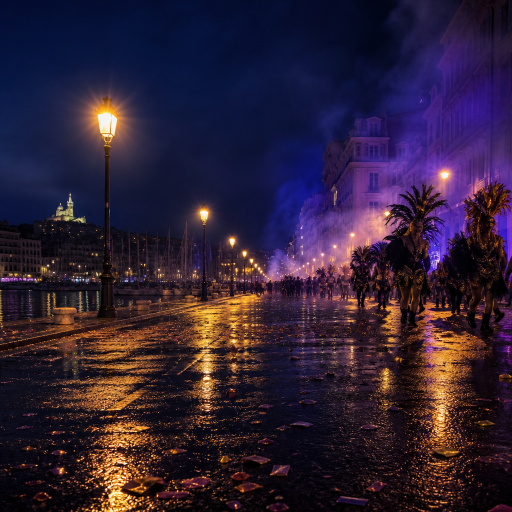
#> input picture assets/cover-plates/bg-mardi-gras.png, 1024 x 1024 px, found by its file name (shown at 1/2 size)
$ python make-label-covers.py
#> lines starting #> are read from the running program, lines starting #| are printed output that depends on the picture
#!/usr/bin/env python3
"""Compose urban label sleeves with the real Chosenfew logo."""

from __future__ import annotations

import math
import random
from pathlib import Path

from PIL import Image, ImageDraw, ImageEnhance, ImageFilter, ImageFont, ImageOps

ROOT = Path(__file__).resolve().parents[1]
OUT = ROOT / "public" / "covers"
LOGO = ROOT / "public" / "chosenfew_logo_white.png"
BG_DIR = Path(
    "/Users/mauriceholda/.cursor/projects/Volumes-MPC-CODE-coding-chosenfewrecords/assets"
)

SIZE = 1200
ACCENT = (255, 106, 0)
CREAM = (245, 240, 230)
MUTED = (180, 175, 165)

FONT_BLACK = "/System/Library/Fonts/Supplemental/Arial Black.ttf"
FONT_BOLD = "/System/Library/Fonts/Supplemental/Arial Bold.ttf"
FONT_REG = "/System/Library/Fonts/Supplemental/Arial.ttf"


# [5 lines left out: function load_font, not called in this run]


def logo_rgba(max_w: int) -> Image.Image:
    """White mark on transparent — strip the black plate."""
    im = Image.open(LOGO).convert("RGBA")
    # downsample first for speed
    im.thumbnail((max_w * 2, max_w * 2), Image.Resampling.LANCZOS)
    bands = im.split()
    # luminance from RGB as alpha gate
    gray = ImageOps.grayscale(im)
    # threshold soft: blacks → 0, whites → opaque
    alpha = gray.point(lambda p: 0 if p < 28 else min(255, int((p - 28) * 1.15)))
    white = Image.new("RGB", im.size, (255, 255, 255))
    out = Image.merge("RGBA", (*white.split(), alpha))
    out.thumbnail((max_w, max_w), Image.Resampling.LANCZOS)
    return out


def fit_cover(path: Path) -> Image.Image:
    im = Image.open(path).convert("RGB")
#> im is the input picture: PIL image 1024x1024 RGB; mean R, G, B 47.1, 32.2, 53.5
    return ImageOps.fit(im, (SIZE, SIZE), method=Image.Resampling.LANCZOS)


def grade(im: Image.Image, tint: tuple[int, int, int], strength: float = 0.22) -> Image.Image:
#> called with tint = (48, 20, 90), strength = 0.2
    base = im.convert("RGBA")
    overlay = Image.new("RGBA", base.size, (*tint, int(255 * strength)))
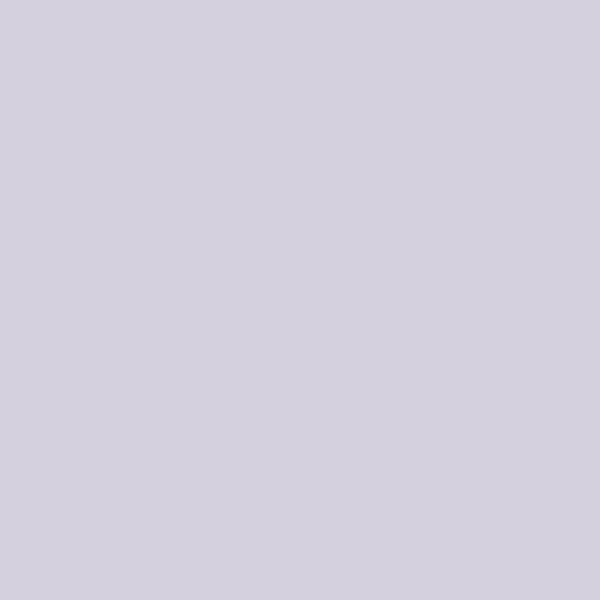
#> overlay: PIL image 1200x1200 RGBA (shown at 1/2 size); mean R, G, B, A 48, 20, 90, 51; transparent parts drawn white
    out = Image.alpha_composite(base, overlay)
    out = ImageEnhance.Contrast(out.convert("RGB")).enhance(1.12)
#> out: PIL image 1200x1200 RGB
    out = ImageEnhance.Color(out).enhance(1.08)
    return out.convert("RGBA")
#> returned value: PIL image 1200x1200 RGBA


def vignette(im: Image.Image, strength: float = 0.55) -> Image.Image:
#> called with strength = 0.5
    w, h = im.size
#> w = 1200; h = 1200
    # white center → black edges, then used as alpha for black overlay
    mask = Image.new("L", (w, h), 0)
#> mask: PIL image 1200x1200 L; every value is 0
    draw = ImageDraw.Draw(mask)
    draw.ellipse(
        [-w * 0.15, -h * 0.15, w * 1.15, h * 1.15],
        fill=int(255 * (1 - strength)),
    )
    # invert feel: darken edges by blurring a filled frame
    edge = Image.new("L", (w, h), int(255 * strength))
#> edge: PIL image 1200x1200 L; every value is 127
    hole = Image.new("L", (w, h), 0)
    hd = ImageDraw.Draw(hole)
    margin = int(min(w, h) * 0.18)
#> margin = 216
    hd.ellipse([margin, margin, w - margin, h - margin], fill=255)
    hole = hole.filter(ImageFilter.GaussianBlur(radius=SIZE // 6))
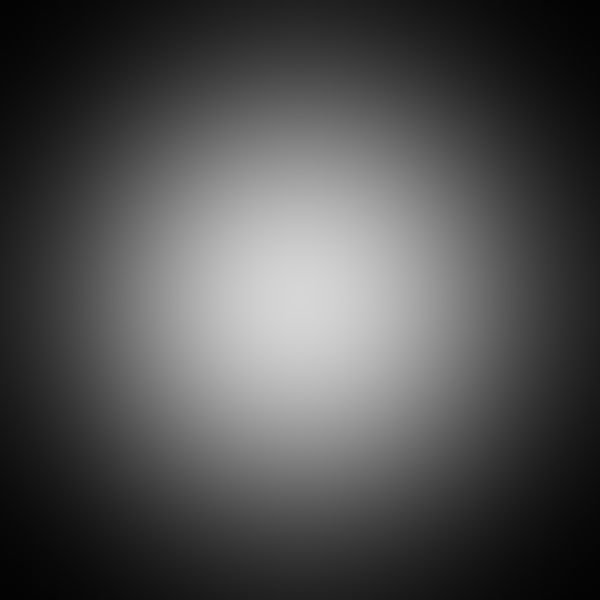
#> hole: PIL image 1200x1200 L (shown at 1/2 size); min 2, max 214, mean 78.9
    # edge alpha = strength where hole is dark
    edge_alpha = Image.composite(
        Image.new("L", (w, h), 0),
        edge,
        hole,
    )
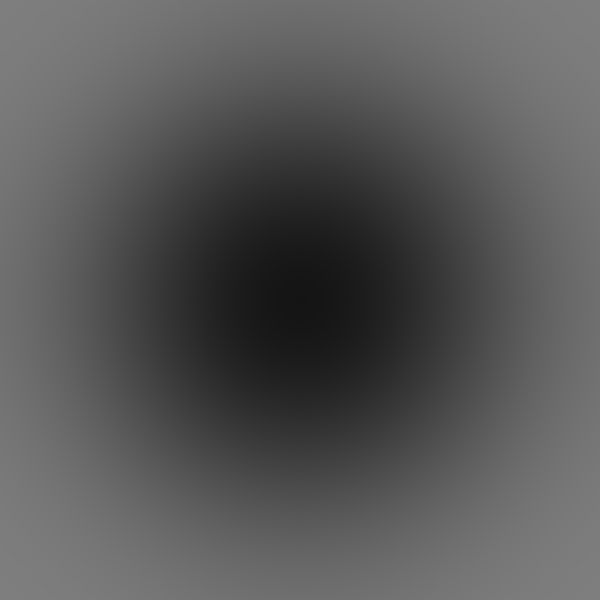
#> edge_alpha: PIL image 1200x1200 L (shown at 1/2 size); min 20, max 126, mean 87.8
    dark = Image.new("RGBA", (w, h), (0, 0, 0, 0))
#> dark: PIL image 1200x1200 RGBA; every value is 0
    dark.putalpha(edge_alpha)
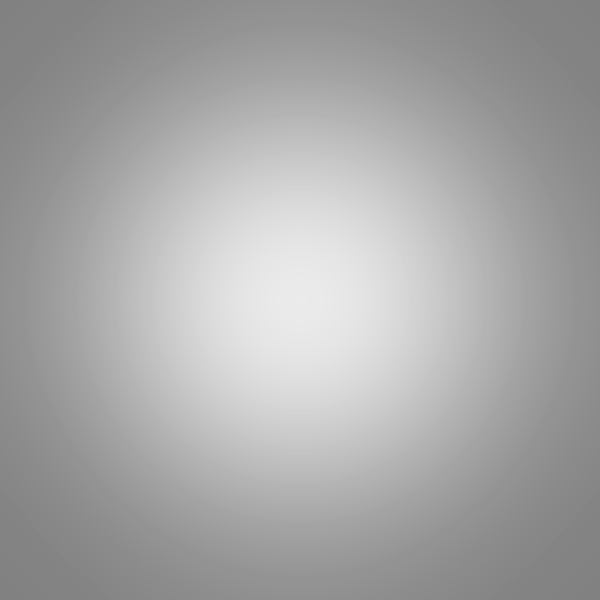
#> dark: PIL image 1200x1200 RGBA (shown at 1/2 size); mean R, G, B, A 0, 0, 0, 87.8; transparent parts drawn white
    return Image.alpha_composite(im.convert("RGBA"), dark)


def grain(im: Image.Image, amount: float = 0.08) -> Image.Image:
#> called with amount = 0.07
    rng = random.Random(42)
    noise = Image.new("L", im.size)
    npx = noise.load()
    w, h = im.size
#> w = 1200; h = 1200
    for y in range(0, h, 2):
        for x in range(0, w, 2):
            v = rng.randint(0, 255)
            npx[x, y] = v
            if x + 1 < w:
                npx[x + 1, y] = v
            if y + 1 < h:
                npx[x, y + 1] = v
                if x + 1 < w:
                    npx[x + 1, y + 1] = v
    noise = noise.filter(ImageFilter.GaussianBlur(0.6))
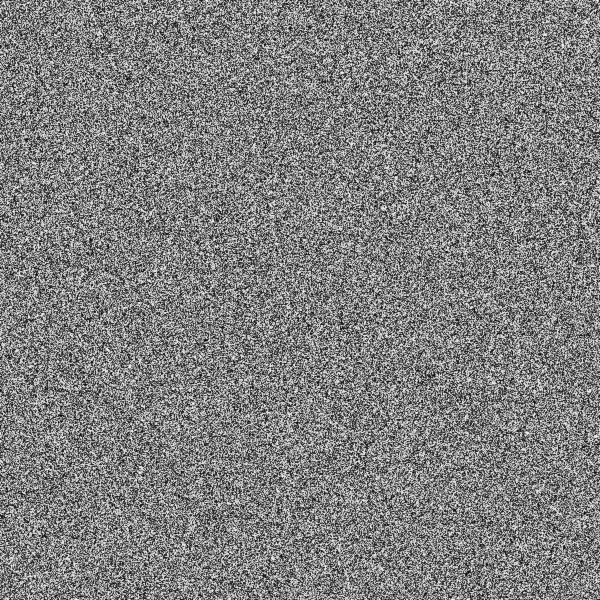
#> noise: PIL image 1200x1200 L (shown at 1/2 size); min 2, max 252, mean 127.4
    noise_rgba = Image.merge(
        "RGBA",
        (
            noise,
            noise,
            noise,
            Image.new("L", im.size, int(255 * amount)),
        ),
    )
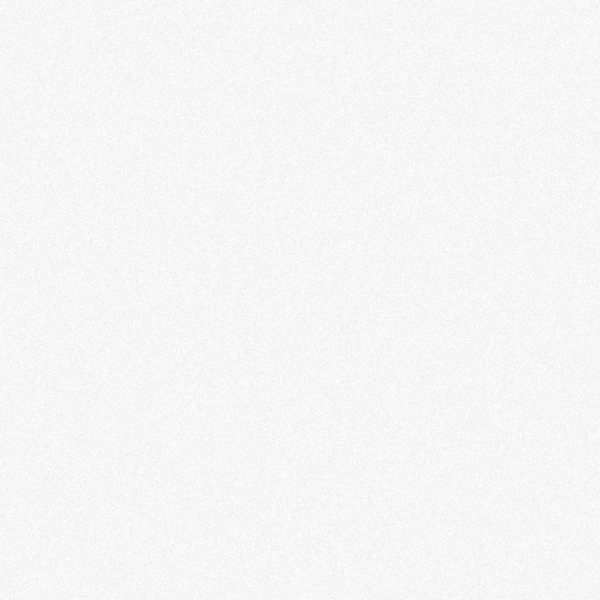
#> noise_rgba: PIL image 1200x1200 RGBA (shown at 1/2 size); mean R, G, B, A 127.4, 127.4, 127.4, 17; transparent parts drawn white
    return Image.alpha_composite(im.convert("RGBA"), noise_rgba)


# [37 lines left out: function text_block, not called in this run]


def compose(
    bg: Path,
    out_name: str,
    title: str,
    artist: str,
    year: str | None,
    meta: str,
    tint: tuple[int, int, int],
    logo_scale: float = 0.34,
) -> Path:
    base = fit_cover(bg)
    base = grade(base, tint, 0.2)
    base = vignette(base, 0.5)
    base = grain(base, 0.07)

    # bottom gradient for type legibility
    grad = Image.new("RGBA", (SIZE, SIZE), (0, 0, 0, 0))
    gdraw = ImageDraw.Draw(grad)
    for i in range(SIZE // 2):
        a = int(210 * (i / (SIZE // 2)) ** 1.35)
        y = SIZE - 1 - i
        gdraw.line([(0, y), (SIZE, y)], fill=(8, 7, 6, a))
    base = Image.alpha_composite(base, grad)
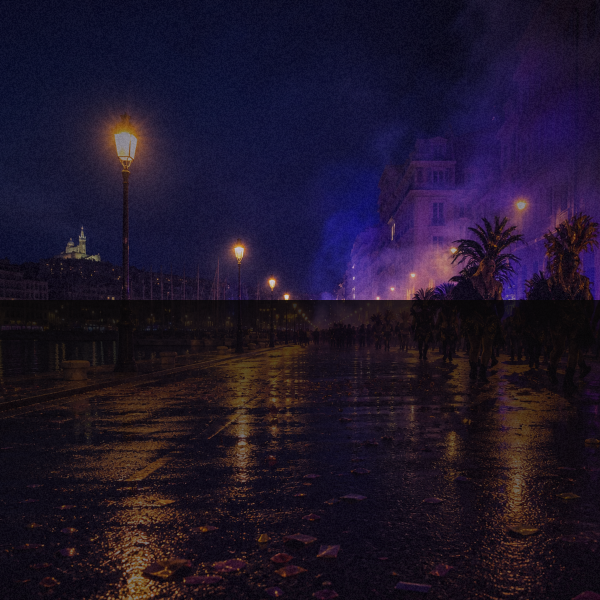
#> base: PIL image 1200x1200 RGBA (shown at 1/2 size); mean R, G, B, A 31, 21.3, 42.1, 255

    # thin frame
    frame = ImageDraw.Draw(base)
    frame.rectangle([18, 18, SIZE - 19, SIZE - 19], outline=(255, 255, 255, 38), width=2)
    frame.rectangle([26, 26, SIZE - 27, SIZE - 27], outline=(*ACCENT, 70), width=1)

    mark = logo_rgba(int(SIZE * logo_scale))
    # top-right stamp placement
    lx = SIZE - mark.width - 56
    ly = 52
    # soft glow plate behind logo
    plate = Image.new("RGBA", (mark.width + 40, mark.height + 40), (0, 0, 0, 0))
    pd = ImageDraw.Draw(plate)
    pd.rounded_rectangle(
        [0, 0, plate.width - 1, plate.height - 1],
        radius=8,
        fill=(0, 0, 0, 120),
        outline=(*ACCENT, 90),
        width=2,
    )
    base.paste(plate, (lx - 20, ly - 20), plate)
    base.paste(mark, (lx, ly), mark)

    # small top-left catalog mark
    tiny = load_font(FONT_BOLD, 18)
    td = ImageDraw.Draw(base)
    td.text((56, 56), "CFR", font=tiny, fill=ACCENT)

    text_block(td, title, artist, year, meta)

    out = OUT / out_name
    base.convert("RGB").save(out, "JPEG", quality=92, optimize=True)
    print(f"wrote {out.relative_to(ROOT)}")
    return out


COVERS = [
    {
        "bg": "bg-mardi-gras.png",
        "out": "mardi-gras.jpg",
        "title": "Mardi Gras",
        "artist": "Shortlord",
        "year": "2014",
        "meta": "CD Album",
        "tint": (48, 20, 90),
    },
    {
        "bg": "bg-city-night.png",
        "out": "move-2-da-beat.jpg",
        "title": "Move 2 da Beat",
        "artist": "Shortlord",
        "year": "2009",
        "meta": "Maxi",
        "tint": (30, 18, 10),
    },
    {
        "bg": "bg-roots-night.png",
        "out": "ways-of-mankind.jpg",
        "title": "Ways of Mankind",
        "artist": "Shortlord ft. Mounier",
        "year": "2008",
        "meta": "prod. Farhot",
        "tint": (10, 40, 28),
    },
    {
        "bg": "bg-city-night.png",
        "out": "wie-wir-leben.jpg",
        "title": "Wie wir Leben",
        "artist": "Capuz feat. Shortlord",
        "year": "2009",
        "meta": "Official Video",
        "tint": (20, 24, 48),
    },
    {
        "bg": "bg-concrete-gold.png",
        "out": "beep.jpg",
        "title": "Beep",
        "artist": "Seven 30",
        "year": "2005",
        "meta": "Da Real World",
        "tint": (40, 28, 12),
    },
    {
        "bg": "bg-concrete-gold.png",
        "out": "kauzzenmukke.jpg",
        "title": "Kauzzenmukke",
        "artist": "Capuz",
        "year": "2008",
        "meta": "Chosenfewrecords",
        "tint": (18, 36, 22),
    },
    {
        "bg": "bg-city-night.png",
        "out": "more-than-a-crew.jpg",
        "title": "More Than A Crew",
        "artist": "Men Of No Nation",
        "year": "2008",
        "meta": "Producer",
        "tint": (36, 16, 10),
    },
    {
        "bg": "bg-concrete-gold.png",
        "out": "wilder-westen.jpg",
        "title": "Wilder Westen",
        "artist": "Kader",
        "year": "2005",
        "meta": "Jentown Crhyme",
        "tint": (50, 32, 14),
    },
    {
        "bg": "bg-city-night.png",
        "out": "nettoblaster.jpg",
        "title": "Nettoblaster",
        "artist": "Capuz",
        "year": "2013",
        "meta": "Appearance",
        "tint": (12, 28, 40),
    },
    {
        "bg": "bg-roots-night.png",
        "out": "mysterious-mama.jpg",
        "title": "Mysterious Mama",
        "artist": "DJ Sting",
        "year": "2012",
        "meta": "One Luv",
        "tint": (40, 12, 28),
    },
    {
        "bg": "bg-city-night.png",
        "out": "black-rhapsody.jpg",
        "title": "The Black Rhapsody",
        "artist": "Nana",
        "year": "2004",
        "meta": "DA Records",
        "tint": (28, 10, 36),
    },
    {
        "bg": "bg-concrete-gold.png",
        "out": "nana-album.jpg",
        "title": "Nana",
        "artist": "Nana",
        "year": "1997",
        "meta": "Appearance",
        "tint": (24, 20, 16),
    },
    {
        "bg": "bg-concrete-gold.png",
        "out": "illixit-work-pt9.jpg",
        "title": "Illixit Work Pt.9",
        "artist": "DJ Illegal",
        "year": None,
        "meta": "Mixtape",
        "tint": (16, 16, 18),
    },
]


def main() -> None:
    OUT.mkdir(parents=True, exist_ok=True)
    # copy plates into assets for project permanence
    plates = ROOT / "assets" / "cover-plates"
    plates.mkdir(parents=True, exist_ok=True)
    for c in COVERS:
        src = BG_DIR / c["bg"]
        if not src.exists():
            raise SystemExit(f"missing plate {src}")
        dest = plates / c["bg"]
        if not dest.exists():
            dest.write_bytes(src.read_bytes())
        compose(
            bg=src,
            out_name=c["out"],
            title=c["title"],
            artist=c["artist"],
            year=c["year"],
            meta=c["meta"],
            tint=c["tint"],
        )


if __name__ == "__main__":
#> (the run stopped early here; a loop or call above may not have finished)

$ run again, with assets/IMG_3961.jpg saved as assets/cover-plates/bg-mardi-gras.png
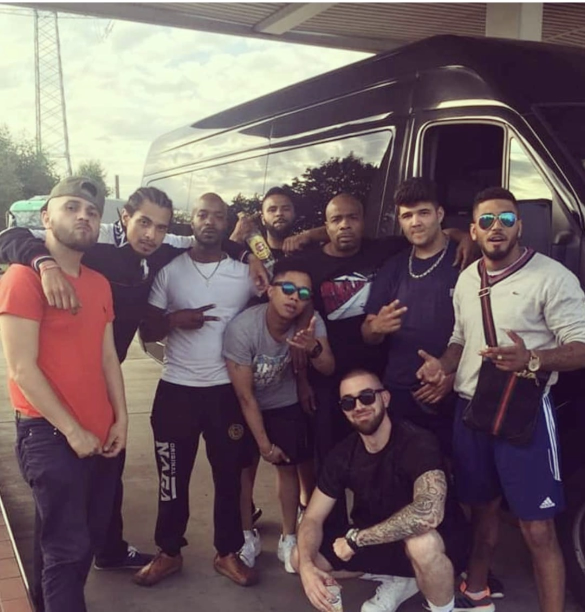
#> input picture assets/IMG_3961.jpg, 1170 x 1223 px, found by its file name (shown at 1/2 size)
#> in fit_cover, im is the input picture: PIL image 1170x1223 RGB; mean R, G, B 112.3, 94.6, 98.9
#> in grade, `out = Image.alpha_composite(base, overlay)`:
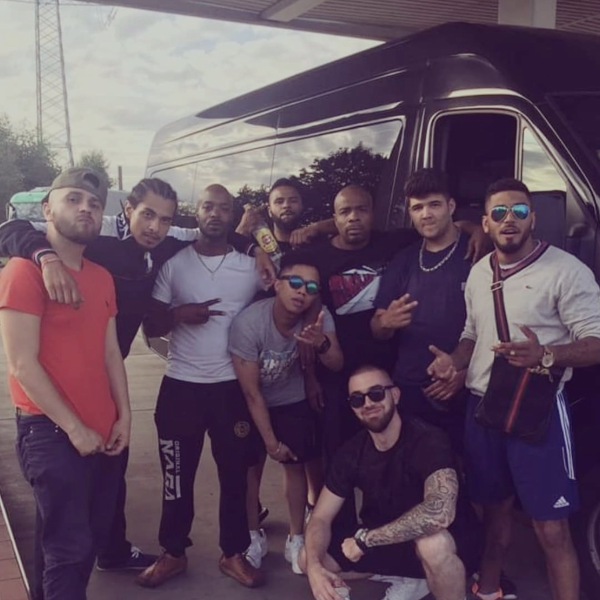
#> out: PIL image 1200x1200 RGBA (shown at 1/2 size); mean R, G, B, A 99, 79.1, 96.7, 255
#> mask: PIL image 1200x1200 L; every value is 0
#> edge: PIL image 1200x1200 L; every value is 127
#> in compose, `base = Image.alpha_composite(base, grad)`:
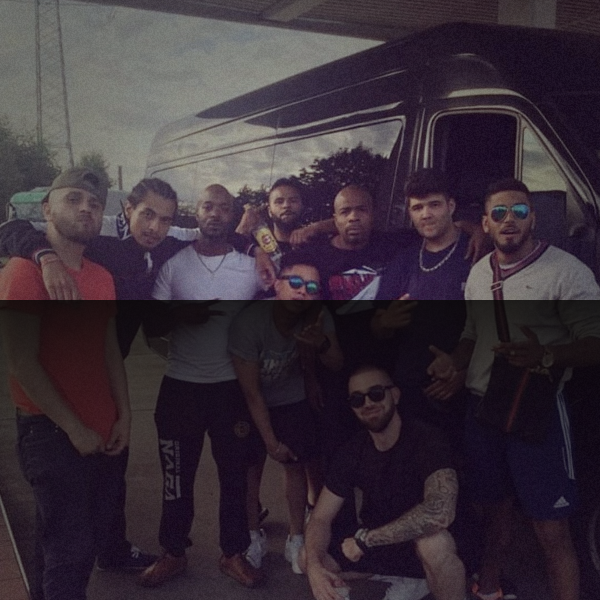
#> base: PIL image 1200x1200 RGBA (shown at 1/2 size); mean R, G, B, A 59.2, 48, 57.9, 255

$ run again, with assets/IMG_4034.JPG saved as assets/cover-plates/bg-mardi-gras.png
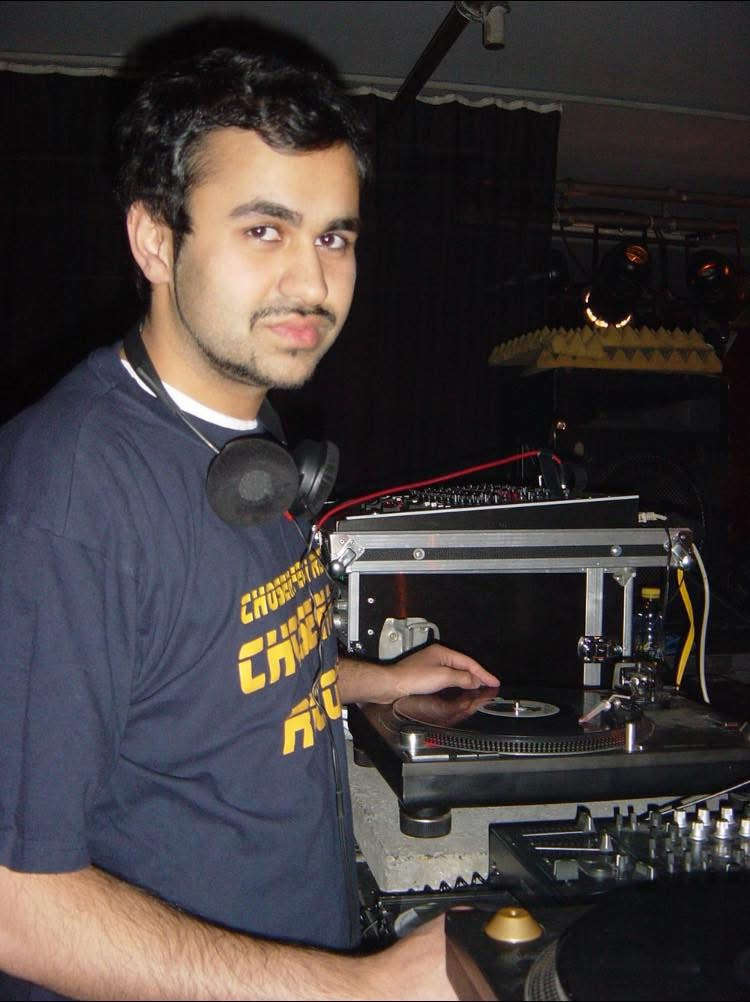
#> input picture assets/IMG_4034.JPG, 750 x 1002 px, found by its file name
#> in fit_cover, im is the input picture: PIL image 750x1002 RGB; mean R, G, B 65.8, 59.6, 59.7
#> in grade, `out = Image.alpha_composite(base, overlay)`:
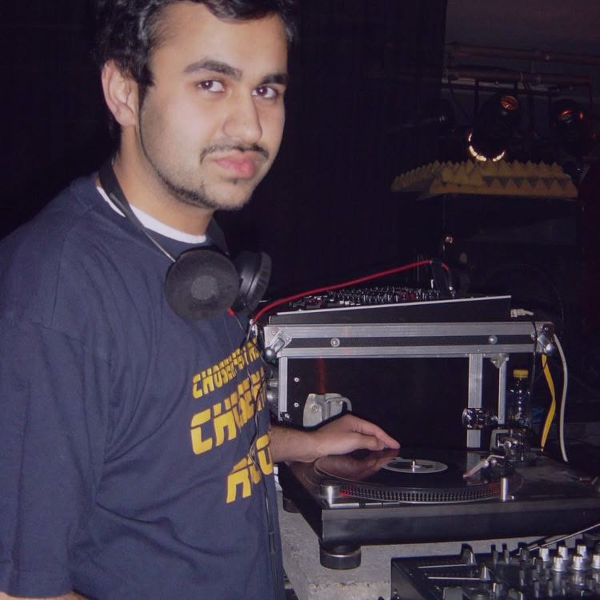
#> out: PIL image 1200x1200 RGBA (shown at 1/2 size); mean R, G, B, A 61.3, 51.5, 66.6, 255
#> mask: PIL image 1200x1200 L; every value is 0
#> edge: PIL image 1200x1200 L; every value is 127
#> in compose, `base = Image.alpha_composite(base, grad)`:
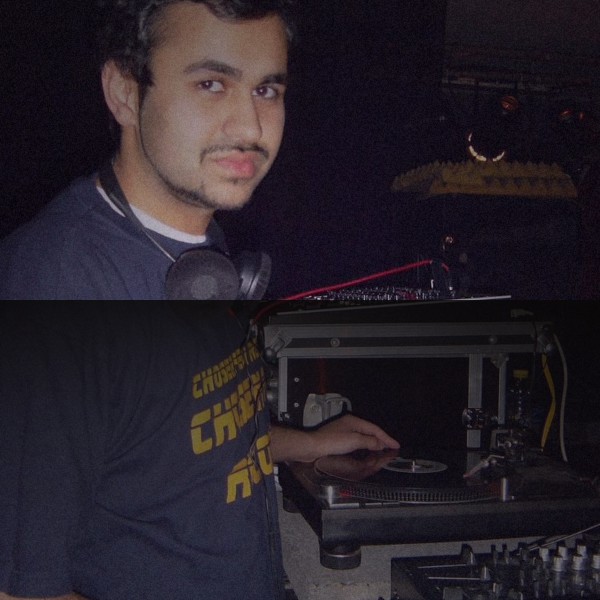
#> base: PIL image 1200x1200 RGBA (shown at 1/2 size); mean R, G, B, A 38.6, 32, 40.5, 255
